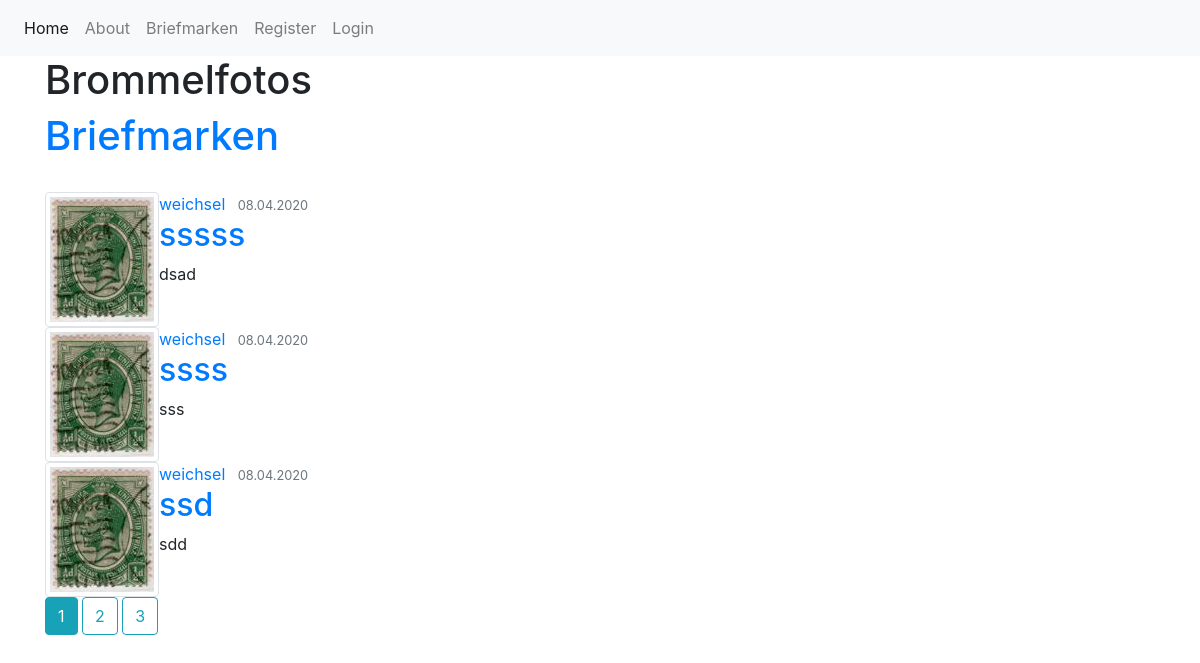
Page /home on the earlier database version.
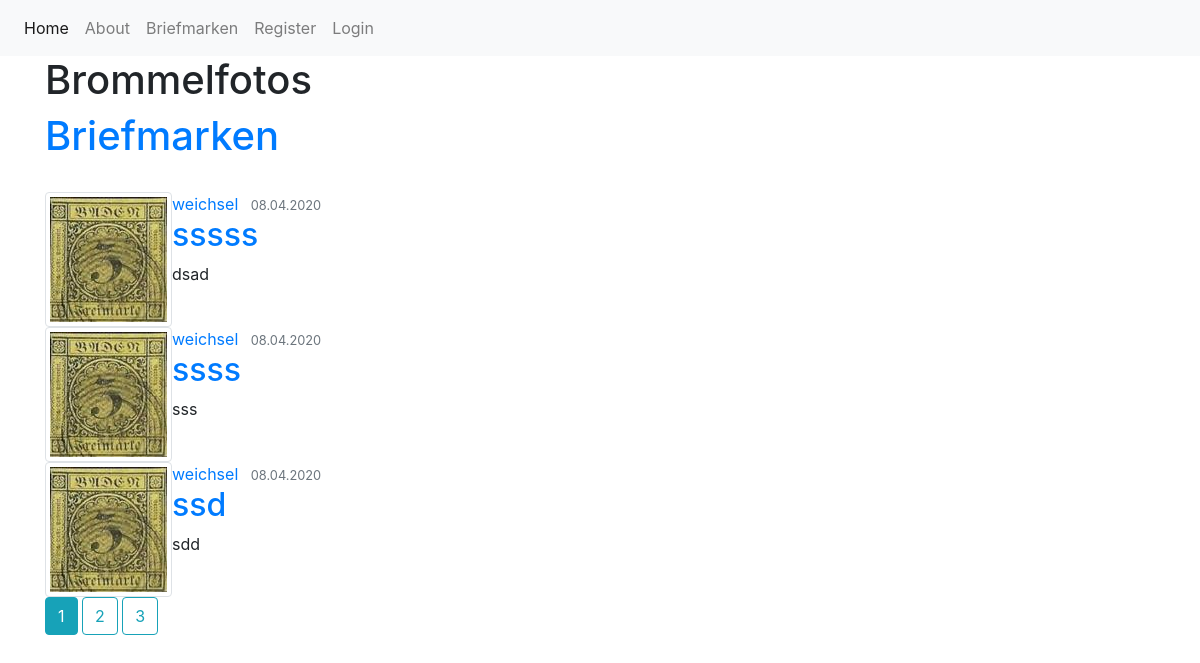
Same page on the later database version.
### stamp_manager/models.py (models this page shows, shortened)
class Post(db.Model):
    id = db.Column(db.Integer, primary_key=True)
    title = db.Column(db.String(100), nullable=True)
    date_posted =  db.Column(db.DateTime, nullable=False, default=datetime.utcnow)
    content = db.Column(db.Text, nullable=False)
    user_id = db.Column(db.Integer, db.ForeignKey('user.id'), nullable = False)

class User(db.Model, UserMixin):
    id = db.Column(db.Integer, primary_key=True)
    username = db.Column(db.String(20), unique=True, nullable=True)
    email = db.Column(db.String(120), unique=True, nullable=True)
    image_file = db.Column(db.String(20), nullable=True, default='default.jpg')
    password = db.Column(db.String(60), nullable=False)
    posts = db.relationship('Post', backref='author', lazy=True)

### stamp_manager/routes.py (the view)
@app.route('/')
@app.route('/home')
def home():
    page = request.args.get('page', 1, type=int)
    posts = Post.query.order_by(Post.date_posted.desc()).paginate(page=page, per_page=3)
    return render_template('home.html', title="Home", posts=posts)

### stamp_manager/templates/home.html
{% extends 'layout.html' %}
{% block body %}
<h1>Brommelfotos</h1>
<h1><a href="articles">Briefmarken</a> </h1>
<br>
{% for post in posts.items %}
<article class="media content-section">
    <img class="img-thumbnail" src="{{ url_for('static', filename='pics/'+ post.author.image_file) }}">
    <div class="media-body">
        <div class="article-metadata">
            <a class="mr-2" href="#">{{ post.author.username }}</a>
            <small class="text-muted">{{ post.date_posted.strftime('%d.%m.%Y') }}</small>
        </div>
        <h2><a class="article-title" href="{{ url_for('post', post_id = post.id) }}">{{ post.title }}</a></h2>
        <p class="article-content">{{ post.content }}</p>
    </div>
</article>
{% endfor %}
{% for page_num in posts.iter_pages(left_edge=1, right_edge=1, left_current=1, right_current=2) %}
    {% if page_num %}
        {% if posts.page == page_num %}
            <a class="btn btn-info mb-4" href="{{ url_for('home', page= page_num) }}">{{ page_num }}</a>
        {% else %}
            <a class="btn btn-outline-info mb-4" href="{{ url_for('home', page= page_num) }}">{{ page_num }}</a>
        {% endif %}
    {% else %}
        ...
    {% endif %}
{% endfor %}
{% endblock %}

Differences in the rows shown:
changed through a linked row, Post "sssss": image_file: a different picture
changed through a linked row, Post "ssss": image_file: a different picture
changed through a linked row, Post "ssd": image_file: a different picture
